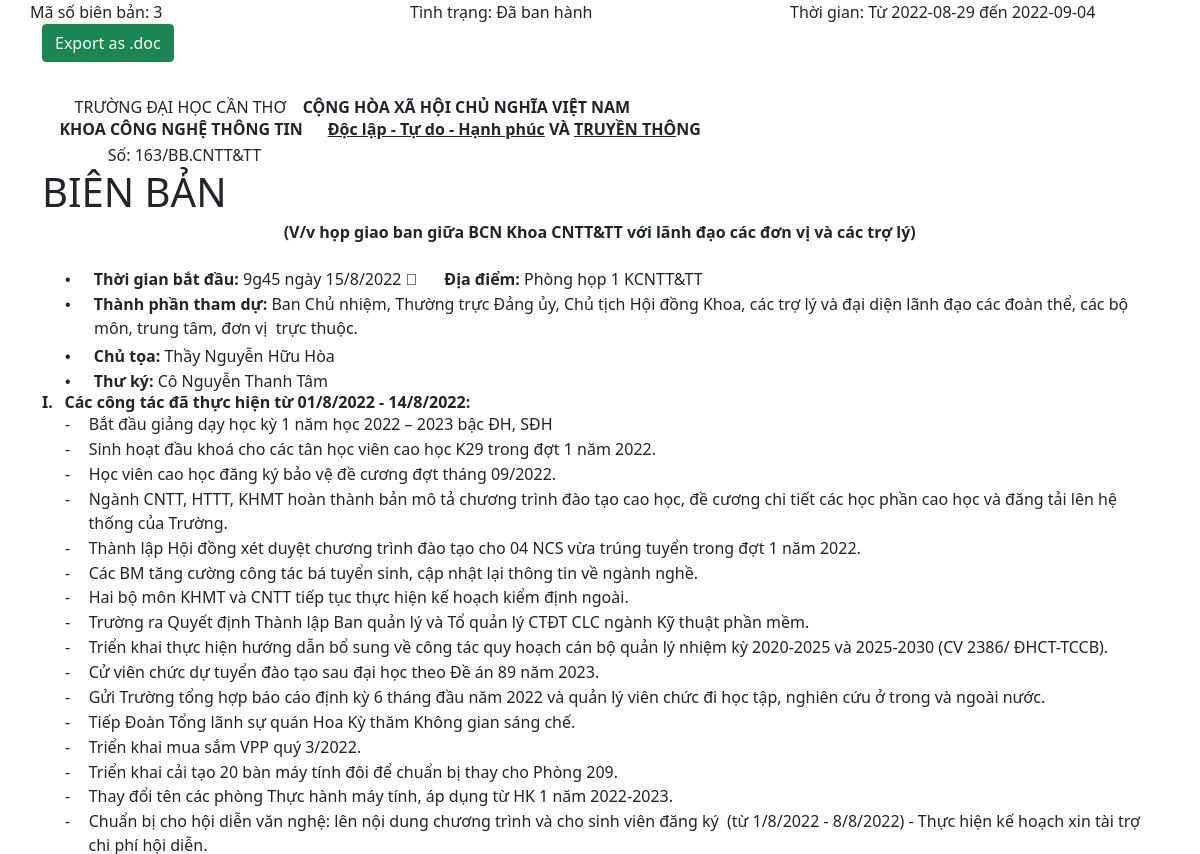
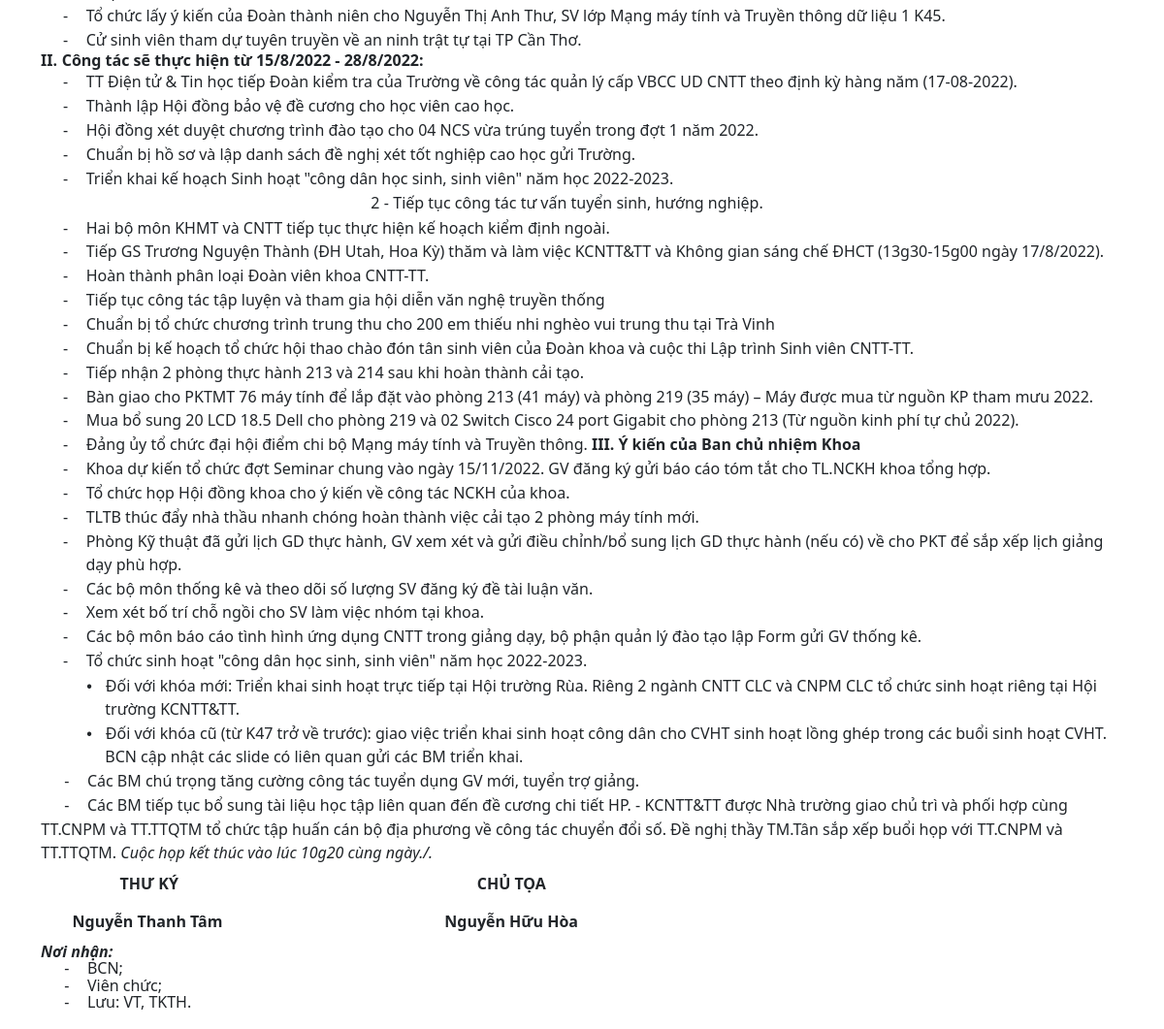
The page /van-ban/details.php?idVanBan=3 on the database its author committed (2 pictures, top to bottom).
### tables this page shows
CREATE TABLE `vanban` (
  `idVanBan` int(11) NOT NULL,
  `TenVanBan` varchar(50) NOT NULL,
  `idThoiGian` int(11) NOT NULL,
  `NoiDung` text NOT NULL,
  `MaCB` varchar(20) NOT NULL,
  `Created_at` timestamp NOT NULL DEFAULT current_timestamp() ON UPDATE current_timestamp(),
  `TinhTrang` int(11) NOT NULL
);

CREATE TABLE `thoigian` (
  `idThoiGian` int(20) NOT NULL,
  `NgayBatDau` date NOT NULL,
  `NgayKetThuc` date NOT NULL
);

### van-ban/details.php (the view, shortened to what this page needs)
<!DOCTYPE html>
<html lang="en">
<head>
    <link href="https://cdn.jsdelivr.net/npm/bootstrap@5.0.2/dist/css/bootstrap.min.css" rel="stylesheet">
</head>
<body>
    <?php require("../config/database.php");
    ?>
    <div class="container">
        <div class="row">
            <?php
            if (isset($_GET['idVanBan'])) {
                $idVanBan = $_GET['idVanBan'];
                $sqlSelectVanBan = "SELECT * FROM vanban where idVanBan = '$idVanBan'";
                $result = mysqli_query($con, $sqlSelectVanBan);
                while ($row = mysqli_fetch_array($result)) { ?>
                    <div class="col-sm-4">
                        <div class="row">
                            Mã số biên bản: <?= $row['idVanBan'] ?>
                        </div>
                    </div>
                    <div class="col-sm-4">
                        <div class="row">
                            Tình trạng: <?php
                                        $tinhTrang = $row['TinhTrang'];
                                        if ($tinhTrang == 0) {
                                            echo "Chưa ban hành";
                                        } else if ($tinhTrang == 1) {
                                            echo "Đang trình ký";
                                        } else if ($tinhTrang == 2) {
                                            echo "Đã ban hành";
                                        }
                                        ?>
                        </div>
                    </div>
                    <div class="col-sm-4">
                        <div class="row">
                            Thời gian: <?php
                                        $idThoiGian = $row['idThoiGian'];
                                        $sqlSelectDate = "SELECT * from thoigian where idThoiGian = '$idThoiGian'";
                                        $resultThoiGian = mysqli_query($con, $sqlSelectDate);
                                        while ($row = mysqli_fetch_array($resultThoiGian)) {
                                        ?>
                                Từ <?= $row['NgayBatDau'] ?> đến <?= $row['NgayKetThuc'] ?>
                            <?php } ?>
                        </div>
                    </div>
            <?php }
            }
            ?>
        </div>
        <button class="btn btn-success" onclick="Export2Word('exportContent');">Export as .doc</button>
        <div class="row" id="exportContent">
            <?php
            if (isset($_GET['idVanBan'])) {
                $idVanBan = $_GET['idVanBan'];
                $sqlSelectVanBan2 = "SELECT * FROM vanban where idVanBan = '$idVanBan'";
                $result2 = mysqli_query($con, $sqlSelectVanBan2);
                while ($row = mysqli_fetch_array($result2)) { ?>
                    <div class="col-sm-12">
                        <?= base64_decode($row['NoiDung']) ?>
                    </div>
            <?php }
            }
            ?>
        </div>
    </div>
</body>
</html>

### rows shown on the page
vanban: idVanBan "3", TinhTrang "Đã ban hành", NoiDung "TRƯỜNG ĐẠI HỌC CẦN THƠ CỘNG HÒA XÃ HỘI CHỦ NGHĨA VIỆT NAM KHOA CÔNG NGHỆ THÔNG TIN Độc lập - Tự do - Hạnh phúc VÀ TRUYỀN THÔ NG Số: 163/BB.CNTT&TT BIÊN BẢN (V/v họp giao ban giữa BCN Khoa CNTT&TT với lãnh đạo các đơn vị và các trợ lý) • Thời gian bắt đầu: 9g45 ngày 15/8/2022 Địa điểm: Phòng họp 1 KCNTT&TT • Thành phần tham dự: Ban Chủ nhiệm, Thường trực Đảng ủy, Chủ tịch Hội đồng Khoa, các trợ lý và đại diện lãnh đạo các đoàn thể, các bộ môn, trung tâm, đơn vị trực thuộc. • Chủ tọa: Thầy Nguyễn Hữu Hòa • Thư ký: Cô Nguyễn Thanh Tâm I. Các công tác đã thực hiện từ 01/8/2022 - 14/8/2022: - Bắt đầu giảng dạy học kỳ 1 năm học 2022 – 2023 bậc ĐH, SĐH - Sinh hoạt đầu khoá cho các tân học viên cao…"
thoigian: NgayBatDau "2022-08-29", NgayKetThuc "2022-09-04"
